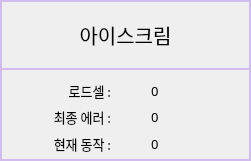
      <widget class="QFrame" name="FRAME_ICECREAM">
       <property name="geometry">
        <rect>
         <x>1220</x>
         <y>60</y>
         <width>251</width>
         <height>161</height>
        </rect>
       </property>
       <property name="styleSheet">
        <string notr="true">QFrame { 
	border:2px solid #D1BCED;
} 
QLabel {
	font: 10pt &quot;함초롬돋움&quot;;
}
QPushButton {
	border:2px solid #D1BCED;
	font: 15pt &quot;함초롬돋움&quot;; 
}
QLineEdit {
	font: 10pt &quot;함초롬돋움&quot;;
}</string>
       </property>
       <property name="frameShape">
        <enum>QFrame::StyledPanel</enum>
       </property>
       <property name="frameShadow">
        <enum>QFrame::Raised</enum>
       </property>
       <widget class="QPushButton" name="BTN_DEV_INFO_ICECREAM">
        <property name="geometry">
         <rect>
          <x>0</x>
          <y>0</y>
          <width>251</width>
          <height>70</height>
         </rect>
        </property>
        <property name="font">
         <font>
          <family>함초롬돋움</family>
          <pointsize>15</pointsize>
          <weight>50</weight>
          <italic>false</italic>
          <bold>false</bold>
         </font>
        </property>
        <property name="text">
         <string>아이스크림</string>
        </property>
       </widget>
       <widget class="QWidget" name="layoutWidget">
        <property name="geometry">
         <rect>
          <x>40</x>
          <y>80</y>
          <width>181</width>
          <height>74</height>
         </rect>
        </property>
        <layout class="QGridLayout" name="gridLayout_4">
         <property name="horizontalSpacing">
          <number>40</number>
         </property>
         <item row="0" column="0">
          <widget class="QLabel" name="label_13">
           <property name="font">
            <font>
             <family>함초롬돋움</family>
             <pointsize>10</pointsize>
             <weight>50</weight>
             <italic>false</italic>
             <bold>false</bold>
            </font>
           </property>
           <property name="styleSheet">
            <string notr="true">QLabel{ 
   border: 0px solid
} </string>
           </property>
           <property name="text">
            <string>로드셀 :</string>
           </property>
           <property name="alignment">
            <set>Qt::AlignRight|Qt::AlignTrailing|Qt::AlignVCenter</set>
           </property>
          </widget>
         </item>
         <item row="0" column="1">
          <widget class="QLabel" name="LB_ICECREAM_LOADCELL">
           <property name="font">
            <font>
             <family>함초롬돋움</family>
             <pointsize>10</pointsize>
             <weight>50</weight>
             <italic>false</italic>
             <bold>false</bold>
            </font>
           </property>
           <property name="styleSheet">
            <string notr="true">QLabel{ 
   border: 0px solid
} </string>
           </property>
           <property name="text">
            <string>0</string>
           </property>
           <property name="alignment">
            <set>Qt::AlignLeading|Qt::AlignLeft|Qt::AlignVCenter</set>
           </property>
          </widget>
         </item>
         <item row="1" column="0">
          <widget class="QLabel" name="label_12">
           <property name="font">
            <font>
             <family>함초롬돋움</family>
             <pointsize>10</pointsize>
             <weight>50</weight>
             <italic>false</italic>
             <bold>false</bold>
            </font>
           </property>
           <property name="styleSheet">
            <string notr="true">QLabel{ 
   border: 0px solid
} </string>
           </property>
           <property name="text">
            <string>최종 에러 :</string>
           </property>
           <property name="alignment">
            <set>Qt::AlignRight|Qt::AlignTrailing|Qt::AlignVCenter</set>
           </property>
          </widget>
         </item>
         <item row="1" column="1">
          <widget class="QLabel" name="LB_ICECREAM_LAST_ERROR">
           <property name="font">
            <font>
             <family>함초롬돋움</family>
             <pointsize>10</pointsize>
             <weight>50</weight>
             <italic>false</italic>
             <bold>false</bold>
            </font>
           </property>
           <property name="styleSheet">
            <string notr="true">QLabel{ 
   border: 0px solid
} </string>
           </property>
           <property name="text">
            <string>0</string>
           </property>
           <property name="alignment">
            <set>Qt::AlignLeading|Qt::AlignLeft|Qt::AlignVCenter</set>
           </property>
          </widget>
         </item>
         <item row="2" column="0">
          <widget class="QLabel" name="label_11">
           <property name="font">
            <font>
             <family>함초롬돋움</family>
             <pointsize>10</pointsize>
             <weight>50</weight>
             <italic>false</italic>
             <bold>false</bold>
            </font>
           </property>
           <property name="styleSheet">
            <string notr="true">QLabel{ 
   border: 0px solid
} </string>
           </property>
           <property name="text">
            <string>현재 동작 :</string>
           </property>
           <property name="alignment">
            <set>Qt::AlignRight|Qt::AlignTrailing|Qt::AlignVCenter</set>
           </property>
          </widget>
         </item>
         <item row="2" column="1">
          <widget class="QLabel" name="LB_ICECREAM_OP_STATE">
           <property name="font">
            <font>
             <family>함초롬돋움</family>
             <pointsize>10</pointsize>
             <weight>50</weight>
             <italic>false</italic>
             <bold>false</bold>
            </font>
           </property>
           <property name="styleSheet">
            <string notr="true">QLabel{ 
   border: 0px solid
} </string>
           </property>
           <property name="text">
            <string>0</string>
           </property>
           <property name="alignment">
            <set>Qt::AlignLeading|Qt::AlignLeft|Qt::AlignVCenter</set>
           </property>
          </widget>
         </item>
        </layout>
       </widget>
      </widget>
